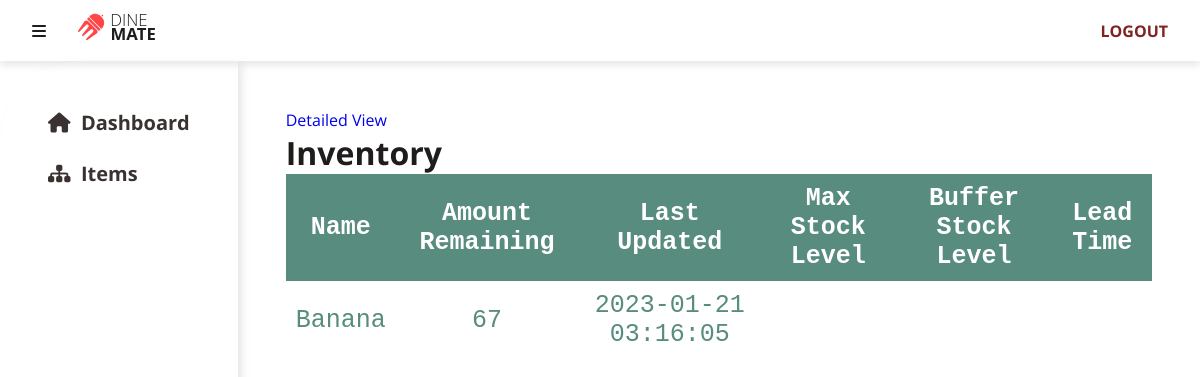
The page /admin/inventory on the database as committed earlier.
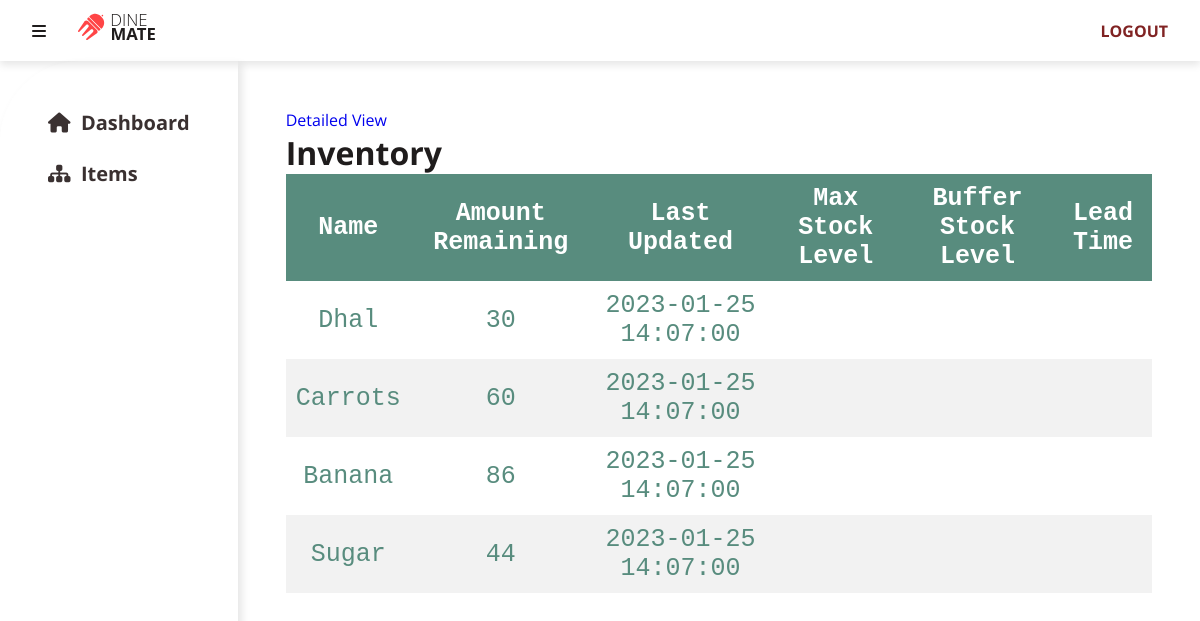
The same page on the database as committed later.
### tables this page shows
CREATE TABLE `inventory` (
  `item_id` int(11) NOT NULL,
  `amount_remaining` float NOT NULL,
  `last_updated` timestamp NOT NULL DEFAULT current_timestamp(),
  `max_stock_level` float DEFAULT NULL,
  `buffer_stock_level` float DEFAULT NULL,
  `reorder_level` float DEFAULT NULL,
  `lead_time` int(11) DEFAULT NULL
);

CREATE TABLE `items` (
  `item_id` int(11) NOT NULL,
  `item_name` varchar(256) NOT NULL,
  `description` text DEFAULT NULL,
  `unit` int(50) NOT NULL,
  `category` int(11) DEFAULT NULL
);

### app/core/Controller.php (called while the page is built, shortened)
<?php
trait Controller
{
    public function view(string $view, array $data = []): void
    {
        $filename = "../app/views/" . $view . ".view.php";
        require $filename;
    }
}

### app/controllers/Admin/Inventory.php (called while the page is built, shortened)
<?php
class Inventory
{
    public function index()
    {
        $inv = new InventoryModel();
        $inventory = $inv->getInventory();
        $this->view('inventory', ['inventory' => $inventory]);
    }
}

### app/core/App.php (called while the page is built, shortened)
<?php
class App
{
    private mixed $module = "";
    private array $modules = ["admin"];
    private mixed $controller = "home";
    private string $method = "index";
    function __construct()
    {
        $url = $this->splitUrl();
        if (isset($url[0]) && in_array($url[0], $this->modules)) {
            $this->module = $url[0];
            array_shift($url);
        }
        $controllerPath = "../app/controllers/";
        $path = $controllerPath;
        if ($this->module) {
            $path .= ucfirst($this->module) . "/";
        }
        $path .= ucfirst($url[0] ?? $this->controller) . ".php";
        if (isset($url[0])) {
            if (file_exists($path)) {
                $this->controller = $url[0];
                unset($url[0]);
            } else {
                $this->controller = null;
            }
        }
        $this->controller = new $this->controller;
        $this->params = $url ? array_values($url) : [];
        call_user_func_array([$this->controller, $this->method], $this->params);
    }
    private function splitUrl(): array
    {
        if (isset($_GET["url"])) {
            return explode("/", filter_var(rtrim($_GET["url"], "/"), FILTER_SANITIZE_URL));
        } else {
            return [];
        }
    }
}

### public/index.php (called while the page is built, shortened)
<?php
$app = new App();

### app/core/Model.php (called while the page is built, shortened)
<?php
class Model
{
    protected string $table = "";
    public function select(array|string $column_list = "*"): Model
    {
        if (is_array($column_list)) {
            for ($i = 0; $i < count($column_list); $i++) {
                if (!str_contains($column_list[$i], ".")) {
                    $column_list[$i] = $this->table . "." . $column_list[$i];
                }
            }
            $column_list = implode(", ", $column_list);
        } else {
            if (!str_contains($column_list, ".")) {
                $column_list = $this->table . "." . $column_list;
            }
        }
        return $this;
    }
    public function join(string $table, string $column1, string $column2, string $operator = "="): Model
    {
        return $this;
    }
}

### app/models/InventoryModel.php (called while the page is built, shortened)
<?php
class InventoryModel extends Model
{
    public function __construct()
    {
        $this->table = "inventory";
    }
    public function getInventory()
    {
        return $this->select(["inventory.*", "items.item_name"])
        ->join("items", "items.item_id", "inventory.item_id")
        ->fetchAll();
    }
}

### app/core/Database.php (called while the page is built, shortened)
<?php
trait Database
{
    private ?PDO $db = null;
    protected string $query = "";
    protected array $data = [];
    public function execute(): PDOStatement
    {
        try {
            $statement = $this->prepare($this->query);
            $statement->execute($this->data);
            $this->query = "";
            $this->data = [];
            return $statement;
        } catch (PDOException $e) {
            die($e->getMessage());
        }
    }
    public function fetchAll(): array
    {
        return $this->execute()->fetchAll();
    }
    protected function prepare(string $query): PDOStatement
    {
        try {
            return $this->db->prepare($query);
        } catch (Exception $e) {
            die($e->getMessage());
        }
    }
    private function connect(): void
    {
        try {
            $connection_string = "mysql:hostname=" . DBHOST . ";dbname=" . DBNAME;
            $this->db = new PDO($connection_string, DBUSER, DBPASS, [
                PDO::ATTR_ERRMODE => PDO::ERRMODE_EXCEPTION,
                PDO::ATTR_DEFAULT_FETCH_MODE => PDO::FETCH_OBJ
            ]);
        } catch (PDOException $e) {
            die($e->getMessage());
        }
    }
}

### app/views/inventory.view.php (the view, shortened to what this page needs)
<?php include "partials/dashboard.header.php" ?>
<!DOCTYPE html>
<html lang="en">
<head>
</head>
<body>
<a href="<?= ROOT ?>/admin/inventory/info">Detailed View</a>
<h1>Inventory</h1>
<table>
    <thead>
        <tr>
            <th>Name</th>
            <th>Amount Remaining</th>
            <th>Last Updated</th>
            <th> Max Stock Level</th>
            <th> Buffer Stock Level</th>
            <th> Lead Time</th>
        </tr>
    </thead>
    <tbody>
        <?php foreach ($inventory as $item) : ?>
            <tr>
                <td><?= $item->item_name ?></td>
                <td><?= $item->amount_remaining ?></td>
                <td><?= $item->last_updated ?></td>
                <td><?= $item->max_stock_level ?></td>
                <td><?= $item->buffer_stock_level ?></td>
                <td><?= $item->lead_time ?></td>
            </tr>
        <?php endforeach; ?>
    </tbody>
</table>
</body>
</html>
<?php include "partials/dashboard.footer.php" ?>

Rows that differ between the two databases and show on the page:
added inventory: item_id.item_name "Dhal", amount_remaining "30", last_updated "2023-01-25 14:07:00"
added inventory: item_id.item_name "Carrots", amount_remaining "60", last_updated "2023-01-25 14:07:00"
changed inventory "Banana": amount_remaining "67" → "86"; last_updated "2023-01-21 03:16:05" → "2023-01-25 14:07:00"
added inventory: item_id.item_name "Sugar", amount_remaining "44", last_updated "2023-01-25 14:07:00"
